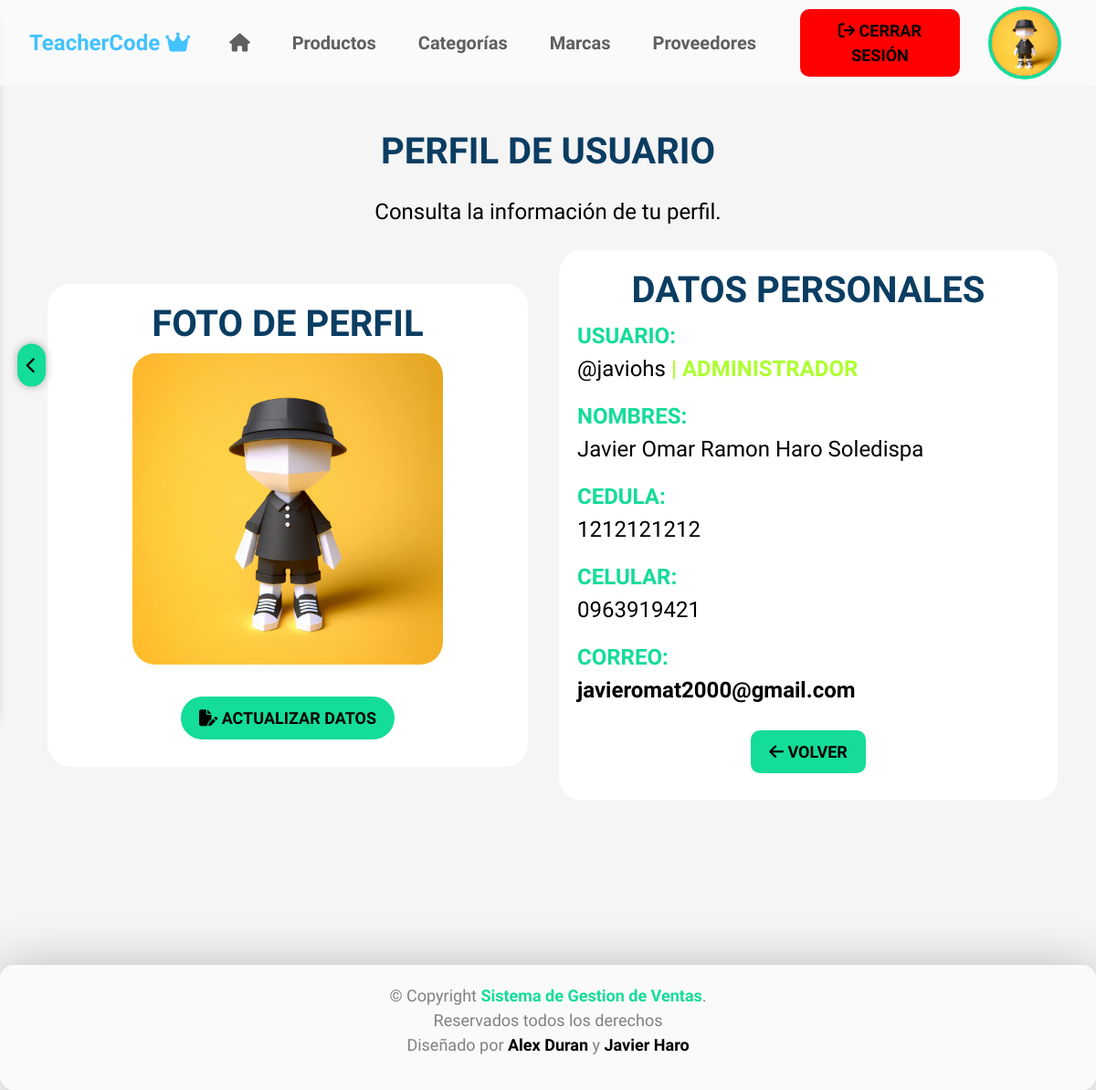
/profile/ (signed in), run on the app's committed database.
### core/models.py (models this page shows, shortened)
class CustomUser(AbstractUser):
    dni = models.CharField(max_length=10,unique=True,validators=[valida_cedula])
    full_name = models.CharField(max_length=100)
    celular = models.CharField(max_length=10,blank=True, null=True,validators=[phone_regex])
    correo = models.EmailField(blank=True, null=True)
    imagen = models.ImageField(upload_to='imagenes_perfil/', null=True, blank=True)
    def get_profile_picture_url(self):
        if self.imagen:
            return self.imagen.url
        else:
            return None

### core/views.py (the view)
# urls.py: path('profile/', views.profile, name='profile'),
def profile(request):
    return render(request, 'core/profile.html')

### templates/core/profile.html (shortened to what this page needs)
{% extends 'base.html' %}
{% load static %}
{% block content %}
<section id="home-content" class="mt-4 d-flex justify-content-center align-items-center" style="min-height: 100vh;">
    <section id="home-signup" class="mt-4" data-aos="fade-up" data-aos-delay="200">
        <div class="container">
            <div class="row home-container d-flex justify-content-center align-items-center" data-aos="fade">
                <h2 class="mb-4 text-center" data-aos="fade-up" data-aos-delay="300">perfil de usuario</h2>
                <p class="mb-4 text-center" data-aos="fade-up" data-aos-delay="300">Consulta la información de tu
                    perfil.</p>
                <div class="col-lg-6 d-flex justify-content-center align-items-center" data-aos="fade-right"
                    data-aos-delay="200">
                    <div class="welcome-message text-center">
                        <h2>foto de perfil</h2>
                        {% if user.get_profile_picture_url %}
                        <img id="profile-picture" src="{{ user.get_profile_picture_url }}"
                            class="img-fluid mx-auto d-block" alt="Foto de perfil"
                            style="width: 70%; border-radius: 25px;">
                        {% else %}
                        <img id="profile-picture" src="{% static 'img/default_person.png' %}"
                            class="img-fluid mx-auto d-block" alt="Foto de perfil por defecto"
                            style="width: 70%; border-radius: 25px;">
                        {% endif %}
                        <form id="user-form" method="post" enctype="multipart/form-data">
                            <div class="form-group">
                            </div>
                            <a class="btn btn-details btn-large mt-2 rounded-pill px-6" href="{% url 'update_profile' %}"><i class="fa-solid fa-file-pen"></i> Actualizar datos</a>
                        </form>
                    </div>
                </div>
                <div class="col-lg-6 d-flex justify-content-center align-items-center" data-aos="fade-right"
                    data-aos-delay="200">
                    <div id="form-signup" class="form-container-login">
                        <form id="register-form" method="POST" enctype="multipart/form-data"
                            onsubmit="validarRegistro(event)">
                            <div class="row">
                                <div class="col-md-12">
                                    <div class="form-group text-center" data-aos="fade-up" data-aos-delay="300">
                                        <h2 class="mb-6">DATOS PERSONALES</h2>
                                    </div>
                                    <div class="form-group">
                                        <p><span class="username">USUARIO:</span><br> @{{ user.username }}
                                            {% if user.is_superuser %}
                                            <span class="username" style="color: greenyellow;"> | ADMINISTRADOR</span>
                                            {% endif %}
                                        </p>
                                    </div>
                                    <div class="form-group">
                                        <p><span class="username">NOMBRES:</span><br> {{ user.first_name }} {{user.last_name }}</p>
                                    </div>
                                    <div class="form-group">
                                        <p><span class="username">CEDULA:</span><br> {{ user.dni }}</p>
                                    </div>
                                    <div class="form-group">
                                        {% if user.celular %}
                                        <p><span class="username">CELULAR:</span><br> {{ user.celular }}</p>
                                        {% else %}
                                        <p><span class="username">CELULAR:</span><br> No registrado</p>
                                        {% endif %}
                                    </div>
                                    <div class="form-group">
                                        {% if user.correo %}
                                        <p><span class="username">CORREO:</span><br> <a
                                                href="mailto:{{ user.correo }}">{{ user.correo }}</a></p>
                                        {% else %}
                                        <p><span class="username">CORREO:</span><br> No registrado</p>
                                        {% endif %}
                                    </div>
                                </div>
                                <div class="text-center">
                                    <a class="btn btn-details btn-block" href="{% url 'home' %}"><i
                                            class="fas fa-arrow-left"></i> Volver</a>
                                </div>
                            </div>
                        </form>
                    </div>
                </div>
            </div>
        </div>
    </section>
</section>
{% endblock content %}

### templates/base.html (shortened to what this page needs)
<!DOCTYPE html>
<html lang="en">
<head>
    {% load static %}
    <link rel="stylesheet" href="https://cdn.jsdelivr.net/npm/bootstrap@5.3.3/dist/css/bootstrap.min.css"
>
    <link rel="stylesheet" href="{% static 'css/main.css' %}">
    <link rel="stylesheet" href="https://cdnjs.cloudflare.com/ajax/libs/font-awesome/6.5.2/css/all.min.css"
 />
    <link rel="stylesheet" href="https://cdnjs.cloudflare.com/ajax/libs/aos/2.3.4/aos.css"
 />
    <link href="https://cdn.jsdelivr.net/npm/bootstrap-icons@1.7.2/font/bootstrap-icons.css" rel="stylesheet">
    <link href="https://cdn.jsdelivr.net/npm/remixicon/fonts/remixicon.css" rel="stylesheet">
    {% load static %}
    <link rel="stylesheet" href="{% static 'plugin/whatsapp-chat-support.css' %}">
    <link rel="stylesheet" href="{% static 'plugin/components/Font Awesome/css/font-awesome.min.css' %}">
</head>
<div id="content">
    <body class="light-mode">
        {% block navbar %}
        <header id="header">
            <nav class="navbar navbar-expand-lg navbar-dark fixed-top">
                <div class="container-fluid">
                    <a class="navbar-brand" href="#">TeacherCode <i class="fa-solid fa-crown"></i></a>
                    <div class="collapse navbar-collapse" id="navbarNav">
                        <ul class="navbar-nav me-auto mb-2 mb-lg-0 align-items-center">
                            <li class="nav-item">
                                <a class="nav-link" href="{% url 'home' %}"><i class="fa-solid fa-house"></i></a>
                            </li>
                            {% if user.is_authenticated %}
                            {% if user.is_superuser %}
                            <li class="nav-item">
                                <a class="nav-link" href="{% url 'core:product_list' %}">Productos</a>
                            </li>
                            <li class="nav-item">
                                <a class="nav-link" href="{% url 'core:category_list' %}">Categorías</a>
                            </li>
                            <li class="nav-item">
                                <a class="nav-link" href="{% url 'core:brand_list' %}">Marcas</a>
                            </li>
                            <li class="nav-item">
                                <a class="nav-link" href="{% url 'core:supplier_list' %}">Proveedores</a>
                            </li>
                            {% endif %}
                            <li class="nav-item">
                                <a class="btn btn-cancel" href="{% url 'logout' %}" style="text-decoration: none;"><i
                                        class="fa-solid fa-arrow-right-from-bracket"></i> Cerrar sesión</a>
                            </li>
                            {% endif %}
                        </ul>
                        <div class="profile-picture-container" data="fa-arrow-left">
                            {% if user.is_authenticated %}
                            {% if user.get_profile_picture_url %}
                            <div class="profile-picture">
                                <img id="profile-picture" src="{{ user.get_profile_picture_url }}" alt="Profile Picture"
                                    style="border: none;">
                            </div>
                            {% else %}
                            <div class="profile-picture">
                                <img id="profile-picture" src="{% static 'img/default_person.png' %}"
                                    alt="Default Profile Picture">
                            </div>
                            {% endif %}
                            {% else %}
                            <div class="profile-picture">
                                <img id="profile-picture" src="{% static 'img/usuario_anonimo.png' %}"
                                    alt="Anonymous Profile Picture">
                            </div>
                            {% endif %}
                        </div>
                    </div>
                </div>
            </nav>
        </header>
        {% endblock navbar %}
        <div id="menu" class="closed sidebar d-flex flex-column justify-content-center align-items-center"
            style="height: 100vh;">
            <div style="margin-top: 7vh;"
                class="sidebar-header d-flex justify-content-between align-items-center px-3 py-2">
                <div id="menu-toggle">
                    <span id="menu-icon">
                        <i class="fa-solid fa-chevron-left"></i>
                    </span>
                </div>
            </div>
        </div>
        <section id="content" class="mt-4 d-flex justify-content-center align-items-center">
            {% block content %}
            {% endblock content %}
        </section>
        <footer id="footer">
            <div class="container">
                <div style="text-align:center" class="footer row d-flex align-items-center">
                    <div class="copyright">
                        <p>
                            &copy; Copyright <span class="username">Sistema de Gestion de Ventas</span>. <br>Reservados
                            todos los derechos
                            <br>
                            Diseñado por <a href="https://github.com/Alexis2024" target="_blank">Alex Duran</a> y <a
                                href="https://github.com/JaviOHS" target="_blank">Javier Haro</a>
                        </p>
                    </div>
                </div>
            </div>
        </footer>
</div>
</body>
</html>

### static/css/main.css (style rules this page uses)
:root { --title: gold; --subtitle: gray; --content: #111010; --save: rgb(223, 189, 0); --save-hover: rgb(59, 59, 57); --cancel: rgb(255, 0, 0); --cancel-hover: rgb(128, 0, 0); --update: rgb(0, 204, 255); --update-hover: rgb(0, 102, 128); --color-1: rgb(59, 59, 57); --card-header-footer: rgb(94, 91, 91); --card-body: rgb(24, 22, 22); --labels: wheat; }
body { visibility: hidden; opacity: 0; transition: black 3s ease; background-color: black; color: #000000; font-family: "Ubuntu Sans", sans-serif; font-optical-sizing: auto; font-weight: 500; font-style: normal; margin: 0; font-size: 18px; }
.navbar { background-color: black; position: fixed; width: 100%; z-index: 1000; display: flex; align-items: center; padding: 0 20px; background-color: rgba(0, 0, 0, 0.5); backdrop-filter: blur(5px); }
.navbar-brand { color: var(--title); font-size: 24px; font-weight: 800; margin-right: 20px; }
.navbar-nav { display: flex; justify-content: center; flex-grow: 1; list-style: none; margin: 0; padding: 0; }
.nav-item { margin: 0 15px; }
.nav-link { color: var(--subtitle); transition: color 0.3s; text-decoration: none; font-size: 20px; font-weight: 800; }
#home-content { padding: 60px 0; }
.welcome-message { background-color: var(--content); border-radius: 25px; padding: 20px; margin: 0 10px 0 10px; transition: transform 0.3s; }
h2 { text-transform: uppercase; color: var(--title); font-weight: 800; font-size: 40px; }
p { color: var(--subtitle); font-weight: 500; font-size: 24px; }
span { color: var(--subtitle); }
.username { color: var(--title); font-weight: 800; }
.btn-details, .btn-cancel, .btn-update, .btn-add { margin: 10px; border-radius: 10px; padding: 10px 20px; font-size: 18px; font-weight: 600; text-transform: uppercase; transition: transform 0.3s; margin-top: 10px; margin-bottom: 10px; margin-left: 10px; color: black; border: none; }
.btn-details { background-color: var(--save); }
.btn-cancel { background-color: var(--cancel); }
#home-signup, #home-signin { width: 60%; padding: 10px 0 20px; margin-bottom: 100px; }
#home-signup { width: 100%; }
.form-container-login { background-color: var(--content); border-radius: 25px; margin: 0 auto; width: 100%; padding: 20px; }
.nav-item { list-style: none; }
a { color: var(--subtitle); text-decoration: none; font-weight: 800; }
#footer { bottom: 0; left: 0; width: 100%; background: #000000; box-shadow: 0px 0px 50px 0px rgba(207, 200, 160, 0.487); padding: 20px 0; color: #ffffff; height: 11%; border-radius: 15px; background-color: rgba(0, 0, 0, 0.5); backdrop-filter: blur(5px); z-index: 1000; }
.footer p { color: var(--subtitle); font-size: 18px; }
.footer a { color: #ffffff; text-decoration: none; }
.profile-picture { width: 80px; height: 80px; border-radius: 50%; overflow: hidden; background-color: var(--title); border: var(--subtitle) 4px solid; margin: 6px; }
.profile-picture img { width: 100%; object-fit: cover; background-color: #ff0000; }
#menu { z-index: 9; transition-duration: 1s; border-radius: 25px; position: fixed; background-color: var(--content); top: 0; left: -250px; width: 250px; height: 100vh; transition: left 0.3s; }
#content { transition: margin-left 0.3s; margin-left: 0; }
#menu-toggle { position: absolute; top: 50vh; right: -50px; transform: translateY(-50%); transition: right 0.3s ease-in-out; }
#menu-icon { display: inline-block; padding: 10px; background-color: var(--title); color: #000000; border-radius: 50px; box-shadow: 0 0 10px rgba(0, 0, 0, 0.3); transition: transform 0.3s ease-in-out; }

### data on the page
CustomUser: get_profile_picture_url (picture), username "javiohs", first_name "Javier Omar Ramon", last_name "Haro Soledispa", dni "1212121212", celular "0963919421", correo "javieromat2000@gmail.com"
